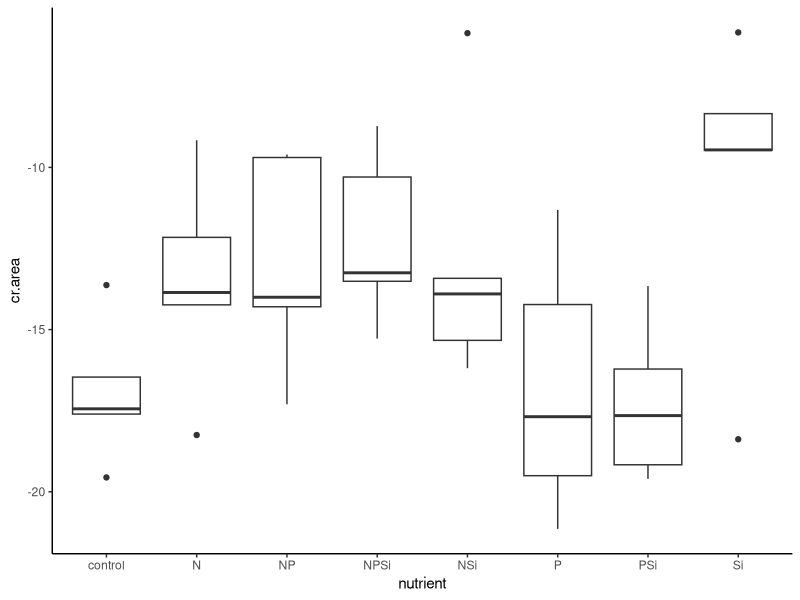
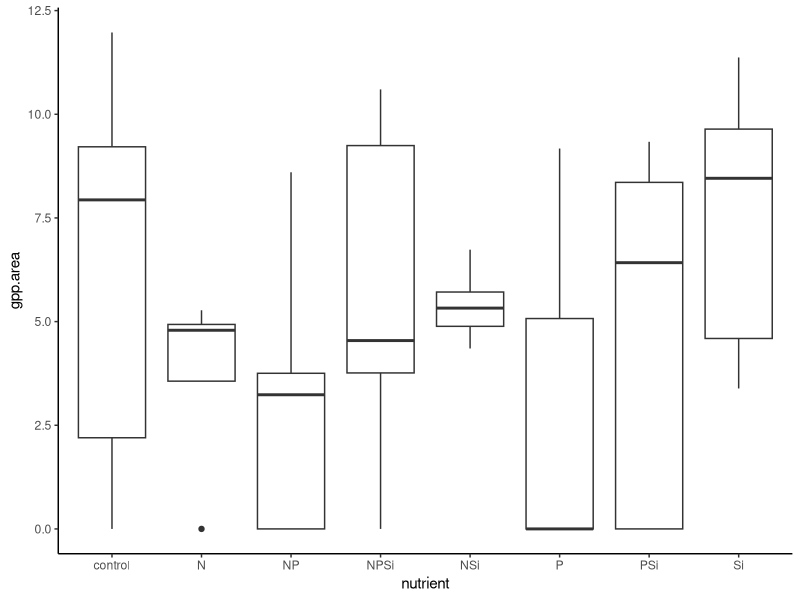
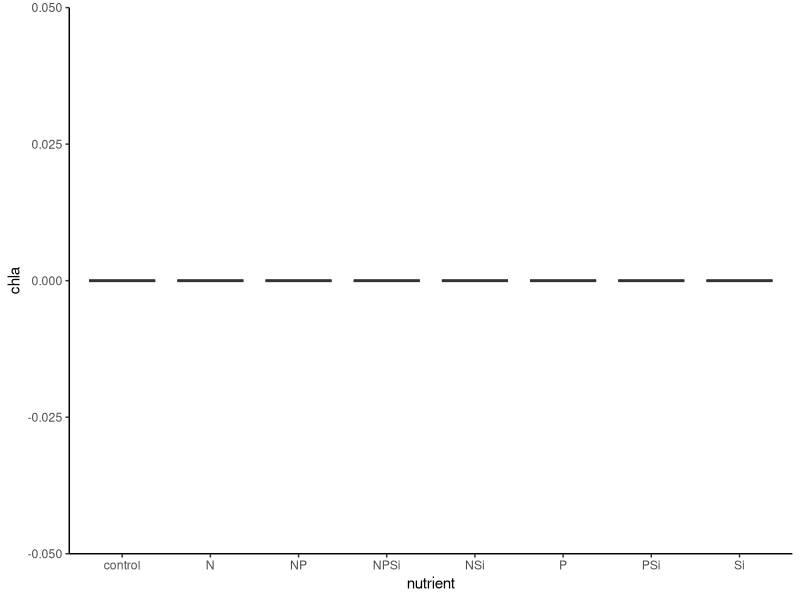
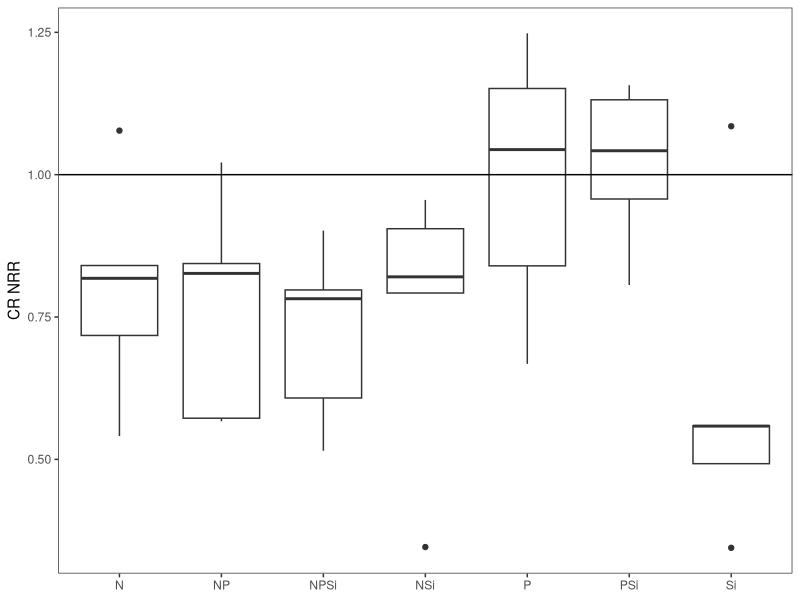
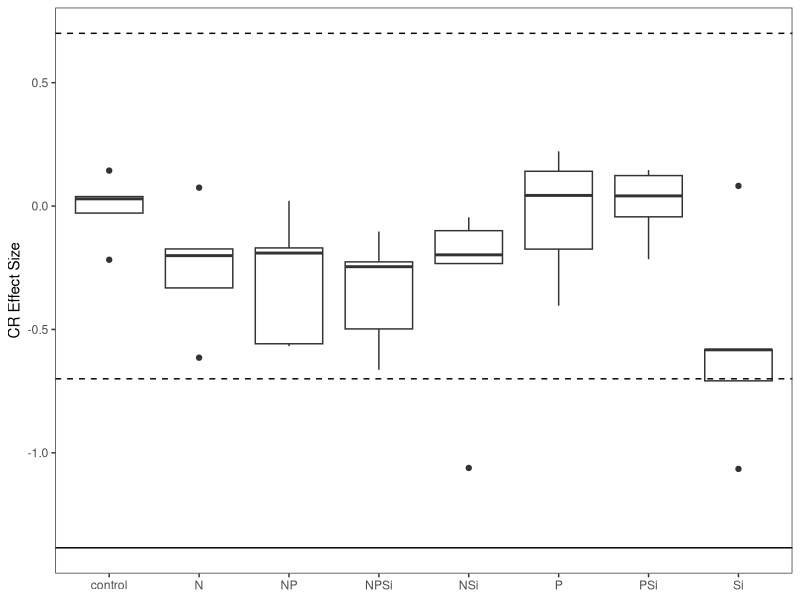
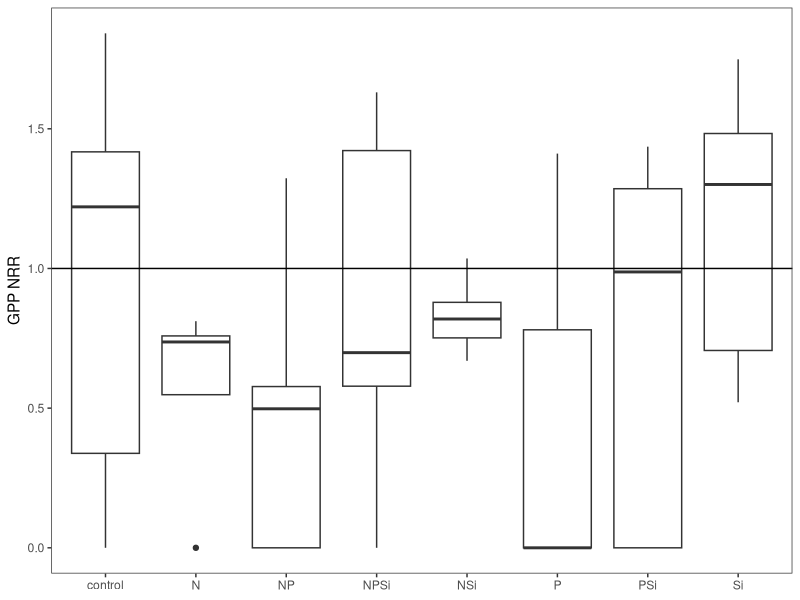
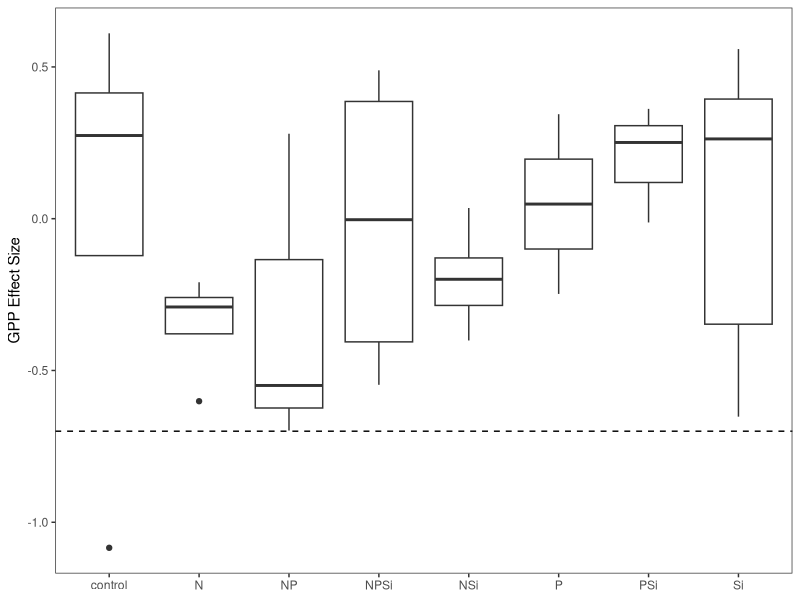
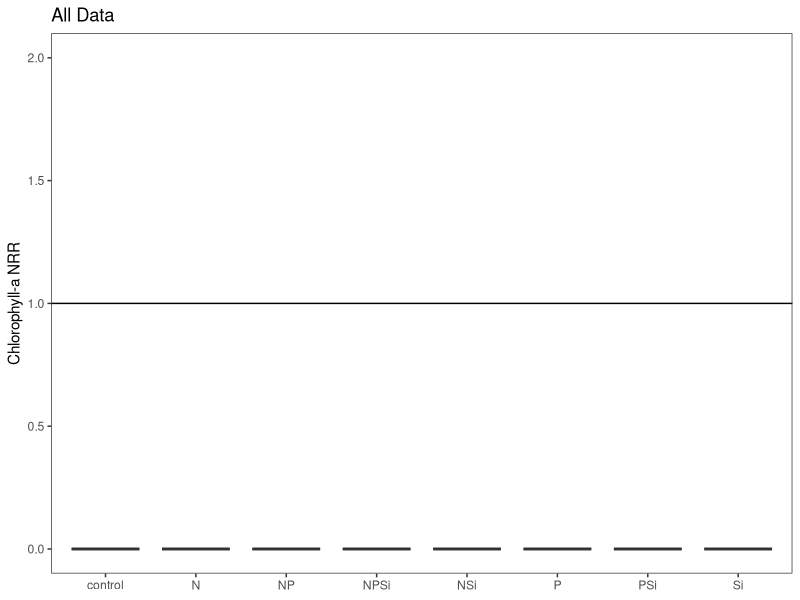

Generate these figures, in order, with R: (Note: this script raises an error after producing the figures.)
#Author:  Clay Arango
#Creation date: 10-Feb-19
#Script to analyze NDS data from Summer 2018 NDS work with S. Roley and A. Alexiades

#packages
library(nlme)
library(nortest)
library(plyr)
library(dplyr)
library(multcomp)
library(MASS)
library(ggplot2)
library(tidyr)

#Load data
aht_fall <- read.table(file="aht_fall.csv", header=T, sep=",")

#set variable
d = aht_fall

#evaluate data to make sure factors are correct
names(d)
unique(d$nutrient) #control, N, NP, NPSi, NSi, P, PSi, Si
unique(d$N) #should be 0 and 1
unique(d$P) #should be 0 and 1
unique(d$Si) #should be 0 and 1
unique(d$top) #should be "sponge" and "glass"
#if need to change, use recode function below. 
d$top<-recode(d$top, "cellulose" ="sponge")
str(d)

#convert N and P and Si values (0 or 1 for absence or presence) to factors
d$N<-as.factor(d$N)
d$P<-as.factor(d$P)
d$Si<-as.factor(d$Si)
str(d)

#subset data into gpp and cr response
d.cr = subset(d, top=="sponge", data=d)
d.gpp = subset(d, top=="glass", data=d)

#check for outliers and check data entry before calculating NRR.
ggplot(d.cr, aes(x=nutrient, y=cr.area))+geom_boxplot() +theme_classic()
#one high NSi checks out, one low Si checks out

#calculate nrr for cr
x<-ddply(d.cr, "nutrient", summarise, ave_cr = mean(cr.area, na.rm=T)) 
x
d.cr$cr.nrr = d.cr$cr.area/-16.93973 #divide by control ave_cr
d.cr$chla.nrr<-NA
d.cr$gpp.nrr<-NA

#check for outliers and check data entry before calculating NRR.
ggplot(d.gpp, aes(x=nutrient, y=gpp.area))+geom_boxplot() +theme_classic()
#ok, but huge range in controls (but appear to have a normal distn - no outliers to remove)
ggplot(d.gpp, aes(x=nutrient, y=chla))+geom_boxplot() +theme_classic()
#one low control value checks out. is an outlier, but not sure if should be removed. will calculate both.

#calculate nrr for gpp and chla
x<- ddply(d.gpp, "nutrient", summarise, ave_gpp = mean(gpp.area, na.rm=T), ave_chla = mean(chla, na.rm=T)) 
x
d.gpp$gpp.nrr = d.gpp$gpp.area/6.501087 #divide by control ave_gpp
d.gpp$chla.nrr = d.gpp$chla/1.4299814 #divide by control ave_chla
d.gpp$cr.nrr<-NA
x1<- ddply(subset(d.gpp,!(nds.id=="B5")), "nutrient", summarise,  ave_chla = mean(chla, na.rm=T)) 
x1
d.gpp$chla.nrr_1 = d.gpp$chla/1.7693330
d.cr$chla.nrr_1<-NA

#combine files and export
d.nrr<-rbind(d.cr, d.gpp)
d.nrr$cr.es<-log(d.nrr$cr.nrr)
d.nrr$gpp.es<-log(d.nrr$gpp.nrr)
d.nrr$chla.es<-log(d.nrr$chla.nrr)
d.nrr$chla.es_1<-log(d.nrr$chla.nrr_1)
d.nrr$site.date<-"aht_fall"
write.table(d.nrr, "aht_fall_nrr.csv", sep=",", quote=F, row.names =F)

###############
#plots of NRR
##############
ggplot(data=subset(d.cr, !(nutrient=="control")), aes(x=nutrient, y=cr.nrr))+geom_boxplot()+theme_bw()+
  ylab("CR NRR")+geom_abline(slope = 0, intercept = 1)+
  theme(axis.title.x=element_blank(), panel.grid.minor=element_blank(), panel.grid.major=element_blank())
#inhibition or neutral

ggplot(data=subset(d.nrr, (top=="sponge")), aes(x=nutrient, y=cr.es))+geom_boxplot()+theme_bw()+
  ylab("CR Effect Size")+geom_hline(yintercept = 0.7, lty="dashed")+ geom_hline(yintercept = -0.7, lty="dashed")+
  geom_hline(yintercept = -1.385)+
  theme(axis.title.x=element_blank(), panel.grid.minor=element_blank(), panel.grid.major=element_blank())

ggplot(data=d.gpp, aes(x=nutrient, y=gpp.nrr))+geom_boxplot()+theme_bw()+
  ylab("GPP NRR")+geom_abline(slope = 0, intercept = 1)+
  theme(axis.title.x=element_blank(), panel.grid.minor=element_blank(), panel.grid.major=element_blank())
#neutral or inhibited

ggplot(data=subset(d.nrr,top=="glass"), aes(x=nutrient, y=gpp.es))+geom_boxplot()+theme_bw()+
  ylab("GPP Effect Size")+geom_abline(slope = 0, intercept = 1)+geom_hline(yintercept = -0.7, lty="dashed")+
  theme(axis.title.x=element_blank(), panel.grid.minor=element_blank(), panel.grid.major=element_blank())

ggplot(data=d.gpp, aes(x=nutrient, y=chla.nrr))+geom_boxplot()+theme_bw()+ggtitle ("All Data")+
  ylab("Chlorophyll-a NRR")+geom_abline(slope = 0, intercept = 1)+scale_y_continuous(limits=c(0, 2))+
  theme(axis.title.x=element_blank(), panel.grid.minor=element_blank(), panel.grid.major=element_blank())
#inhibition

ggplot(data=subset(d.gpp, !(nds.id == "B5")),aes(x=nutrient, y=chla.nrr_1))+geom_boxplot()+theme_bw()+ggtitle ("Outlier Removed")+
  ylab("Chlorophyll-a NRR")+geom_abline(slope = 0, intercept = 1)+scale_y_continuous(limits=c(0, 2))+
  theme(axis.title.x=element_blank(), panel.grid.minor=element_blank(), panel.grid.major=element_blank())

ggplot(data=subset(d.nrr, (top=="glass")), aes(x=nutrient, y=chla.es))+geom_boxplot()+theme_bw()+
  ylab("Chla Effect Size")+ geom_hline(yintercept = 0.7, lty="dashed")+  geom_hline(yintercept = -1.385)+  
  ggtitle ("All Data")+geom_hline(yintercept = -0.7, lty="dashed")+
  theme(axis.title.x=element_blank(), panel.grid.minor=element_blank(), panel.grid.major=element_blank())

ggplot(data=subset(d.nrr, (top=="glass") & !(nds.id=="B5")), aes(x=nutrient, y=chla.es_1))+geom_boxplot()+theme_bw()+
  ylab("Chla Effect Size")+ geom_hline(yintercept = 0.7, lty="dashed")+  geom_hline(yintercept = -1.385)+  
  ggtitle ("Outlier Removed")+geom_hline(yintercept = -0.7, lty="dashed")+
  theme(axis.title.x=element_blank(), panel.grid.minor=element_blank(), panel.grid.major=element_blank())

##########
#NRR Summary Files
#########
#no need to make these now; wait until all NRR files collated and then do a summary! But leaving code here because can use
#as template for data all together.
GPP_sum<-ddply(d.gpp, "nutrient", summarise, ave_nrr.gpp=mean(gpp.nrr, na.rm=T), sd_nrr.gpp=sd(gpp.nrr, na.rm=T), 
               se_nrr.gpp =(sd(gpp.nrr)/sqrt(sum(!is.na(gpp.nrr)))), 
               ci95_nrr.gpp = (1.96*(sd(gpp.nrr)/sqrt(sum(!is.na(gpp.nrr))))),
               ave_nrr.chla=mean(chla.nrr, na.rm=T), sd_nrr.chla=sd(chla.nrr, na.rm=T), 
               se_nrr.chla =(sd(chla.nrr)/sqrt(sum(!is.na(chla.nrr)))), 
               ci95_nrr.chla = (1.96*(sd(chla.nrr)/sqrt(sum(!is.na(chla.nrr))))))
CR_sum<-ddply(d.cr, "nutrient", summarise, ave_nrr.cr=mean(cr.nrr, na.rm=T), sd_nrr.cr=sd(cr.nrr, na.rm=T), 
              se_nrr.cr =(sd(cr.nrr)/sqrt(sum(!is.na(cr.nrr)))), 
              ci95_nrr.cr = (1.96*(sd(cr.nrr)/sqrt(sum(!is.na(cr.nrr))))))

#now combine into one and export
d.sum<-merge(GPP_sum, CR_sum, by="nutrient")
d.sum$site_date<-"aht_fall"
write.table(d.sum, "aht_fall_summ.csv",  sep=",", quote=F, row.names =F)


############################################################
#analyze RESPIRATION data
############################################################

M1<-gls(cr.area~N*P*Si, data=d.cr, na.action=na.omit)
E1<-residuals(M1)
qqnorm(E1)
qqline(E1)
ad.test(E1)
   #residuals are normally distributed
hist(E1)  
plot(M1)

plot(filter(d.cr, !is.na(cr.area)) %>% dplyr::select(nutrient), 
     E1, xlab="nutrient", ylab="Residuals")
bartlett.test(cr.area~nutrient, data=d.cr)
   #variance test is ok

anova(M1)  #N inhibition
#(Intercept)     1 672.5216  <.0001
#N               1   4.8667  0.0347
#P               1   1.6032  0.2146
#Si              1   2.9798  0.0940
#N:P             1   3.4407  0.0728
#N:Si            1   1.2128  0.2790
#P:Si            1   2.5467  0.1204
#N:P:Si          1   2.8114  0.1033

##########################################################
#do multiple 2 way ANOVAs to improve our ability to interpret
##########################################################
#N and P
M1<-gls(cr.area~N*P, data=d.cr, na.action=na.omit)
E1<-residuals(M1)
qqnorm(E1)
qqline(E1)
ad.test(E1)
#residuals are normally distributed, p=0.1159
hist(E1)  
plot(M1)

bartlett.test(cr.area~nutrient, data=d.cr)
#variance test OK

anova(M1) #interpretation: N suppression
#N               1   4.2165  0.0474
#P               1   1.3891  0.2463
#N:P             1   2.9810  0.0928

#remove NA for plotting
xx = na.omit(subset(d.cr, select = c(N,P,cr.area)))
interaction.plot(xx$N, xx$P, xx$cr.area*-1)

#N and Si
M1<-gls(cr.area~N*Si, data=d.cr, na.action=na.omit)
E1<-residuals(M1)
qqnorm(E1)
qqline(E1)
ad.test(E1)
#residuals are normally distributed, p=0.06525
hist(E1)  
plot(M1)

bartlett.test(cr.area~nutrient, data=d.cr)
#variance test OK

anova(M1) #interpretation, no limitation (N suppression)
#N               1   4.1319  0.0495
#Si              1   2.5299  0.1204
#N:Si            1   1.0297  0.3170

#remove NA for plotting
xx = na.omit(subset(d.cr, select = c(N,Si,cr.area)))
interaction.plot(xx$N, xx$Si, xx$cr.area*-1)
#decline in presence of N, but more dramatic decline with N alone (Si tempers a bit)

#P and Si
M1<-gls(cr.area~P*Si, data=d.cr, na.action=na.omit)
E1<-residuals(M1)
qqnorm(E1)
qqline(E1)
ad.test(E1)
#residuals are normally distributed, p=0.2388
hist(E1)  
plot(M1)

bartlett.test(cr.area~nutrient, data=d.cr)
#variance test OK

anova(M1) #interpretation, no limitation
#P               1   1.3019  0.2614
#Si              1   2.4198  0.1286
#P:Si            1   2.0681  0.1590

#remove NA for plotting
xx = na.omit(subset(d.cr, select = c(P,Si,cr.area)))
interaction.plot(xx$P, xx$Si, xx$cr.area*-1)
#looks like P limitation, but NS
##########################################################
##########################################################

x <- group_by(d.cr, nutrient) %>%  # Grouping function causes subsequent functions to aggregate by season and reach
  summarize(cr.mean = abs(mean(cr.area, na.rm = TRUE)), # na.rm = TRUE to remove missing values
            cr.sd=abs(sd(cr.area, na.rm = TRUE)),  # na.rm = TRUE to remove missing values
            n = sum(!is.na(cr.area)), # of observations, excluding NAs. 
            cr.se=cr.sd/sqrt(n))

ggplot(data=x, aes(x=nutrient, y=cr.mean)) + 
  geom_bar(stat="identity", position=position_dodge(), color = "black") + 
  geom_errorbar(aes(ymin=cr.mean, ymax=cr.mean+cr.se), width=0.2, 
                position=position_dodge(0.9)) + 
  xlab("Nutrient") +
  ylab(expression(Respiration~(ug~O[2]~m^{-2}~h^{-1}))) +
  ylim(0,20) +
  labs(fill="Light") +
  theme_bw() +
  theme(panel.grid.major=element_blank(),
        panel.grid.minor=element_blank(),
        legend.title=element_text(size=6),
        legend.key=element_blank(), 
        legend.position=c(0.5,0.95), 
        legend.text=element_text(size=8), 
        legend.background=element_blank(), 
        legend.direction="horizontal", 
        legend.key.size=unit(0.3, "cm"), 
        axis.title.y=element_text(size=8), 
        axis.title.x=element_text(size=8), 
        axis.text.x=element_text(size=8))

#ggsave('output/figures/Ring_fall.tiff',
#       units="in",
#       width=3.25,
#       height=3.25,
#       dpi=1200,
#       compression="lzw")

############################################################
#analyze the PRODUCTION data
############################################################

M1<-gls(gpp.area~N*P*Si, data=d.gpp, na.action=na.omit) 
E1<-residuals(M1)
qqnorm(E1)
qqline(E1)
ad.test(E1)
   #residuals ok

hist(E1, xlab="residuals", main="")
plot(M1)

plot(filter(d.gpp, !is.na(gpp.area)) %>% dplyr::select(nutrient), 
     E1, xlab="nutrient", ylab="Residuals")
bartlett.test(gpp.area~nutrient, data=d.gpp)
   #OK

anova(M1)
  
x <- group_by(d.gpp, nutrient) %>%  # Grouping function causes subsequent functions to aggregate by season and reach
  summarize(gpp.mean = abs(mean(gpp.area, na.rm = TRUE)), # na.rm = TRUE to remove missing values
            gpp.sd=abs(sd(gpp.area, na.rm = TRUE)),  # na.rm = TRUE to remove missing values
            n = sum(!is.na(gpp.area)), # of observations, excluding NAs. 
            gpp.se=gpp.sd/sqrt(n))

ggplot(data=x, aes(x=nutrient, y=gpp.mean)) + 
  geom_bar(stat="identity", position=position_dodge(), color = "black") + 
  geom_errorbar(aes(ymin=gpp.mean, ymax=gpp.mean+gpp.se), width=0.2, 
                position=position_dodge(0.9)) + 
  xlab("Nutrient") +
  ylab(expression(Production~(ug~O[2]~m^{-2}~h^{-1}))) +
  labs(fill="Light") +
  theme_bw() +
  theme(panel.grid.major=element_blank(),
        panel.grid.minor=element_blank(), 
        legend.title=element_text(size=6), 
        legend.key=element_blank(),  
        legend.position=c(0.5,0.95),  
        legend.text=element_text(size=8),  
        legend.background=element_blank(),  
        legend.direction="horizontal",  
        legend.key.size=unit(0.3, "cm"),  
        axis.title.y=element_text(size=8),  
        axis.title.x=element_text(size=8),  
        axis.text.x=element_text(size=8))

#ggsave('output/figures/gppByNutrient.tiff',
#       units="in",
#       width=3.25,
#       height=3.25,
#       dpi=1200,
#       compression="lzw")


############################################################
#analyze the CHL-A biomass on disks
###########################################################
d.gpp1<-subset(d.gpp,!(nds.id=="B5"))
M1<-gls(chla.nrr_1~N*P*Si, data=d.gpp1, na.action=na.omit) 
E1<-residuals(M1)
qqnorm(E1)
qqline(E1)
ad.test(E1)
#residuals ok

hist(E1, xlab="residuals", main="")
plot(M1)

plot(filter(d.gpp, !is.na(gpp.area)) %>% dplyr::select(nutrient), 
     E1, xlab="nutrient", ylab="Residuals")
bartlett.test(gpp.area~nutrient, data=d.gpp)
#OK

anova(M1)# interpretation: Si, N serial inhibition; P, Si serial inhibition
#N               1  17.54615  0.0002
#P               1  10.03378  0.0036
#Si              1  21.31226  0.0001
#N:P             1   0.05818  0.8111
#N:Si            1   5.32462  0.0284
#P:Si            1   7.69659  0.0096
#N:P:Si          1   1.46880  0.2353

##########################################################
#do multiple 2 way ANOVAs to improve our ability to interpret
##########################################################
#N and P
d.gpp1<-subset(d.gpp,!nds.id=="B5")
M1<-gls(chla~N*P, data=d.gpp1, na.action=na.omit)
E1<-residuals(M1)
qqnorm(E1)
qqline(E1)#ok
ad.test(E1)
#residuals are normally distributed, p=0.7595
hist(E1)  #ok
plot(M1)

bartlett.test(chla~nutrient, data=d.gpp1)
#variance test OK

anova(M1) #interpretation: N and P serial inhibition
#N               1  8.92895  0.0053
#P               1  5.10603  0.0306
#N:P             1  0.00644  0.9365


#remove NA for plotting
xx = na.omit(subset(d.gpp1, select = c(N,P,chla)))
interaction.plot(xx$N, xx$P, xx$chla)
#N inhibition, P inhibition

#N and Si
M1<-gls(chla~N*Si, data=d.gpp1, na.action=na.omit)
E1<-residuals(M1)
qqnorm(E1)
qqline(E1)#wiggly
ad.test(E1)
#residuals are normally distributed, p=0.3379
hist(E1) #ok
plot(M1)

bartlett.test(chla~nutrient, data=d.gpp1)
#variance test OK

anova(M1) #interpretation: N inhibition, Si inhibition
#N               1 12.11584  0.0014
#Si              1 15.28690  0.0004
#N:Si            1  3.42854  0.0730

#remove NA for plotting
xx = na.omit(subset(d.gpp1, select = c(N,Si,chla)))
interaction.plot(xx$N, xx$Si, xx$chla)

#P and Si
M1<-gls(chla~P*Si, data=d.gpp1, na.action=na.omit)
E1<-residuals(M1)
qqnorm(E1)
qqline(E1)#wiggly
ad.test(E1)
#residuals no normally distributed, p=0.02796
hist(E1)  #ok
plot(M1)#ok

bartlett.test(chla~nutrient, data=d.gpp1)
#variance OK

anova(M1) #interpretation: no response
#P               1  6.28981  0.0172
#Si              1 10.63918  0.0026
#P:Si            1  4.22278  0.0479

xx = na.omit(subset(d.gpp1, select = c(P,Si,chla)))
interaction.plot(xx$P, xx$Si, xx$chla)
#Si and P inhibition; Si dampens P inhibition
